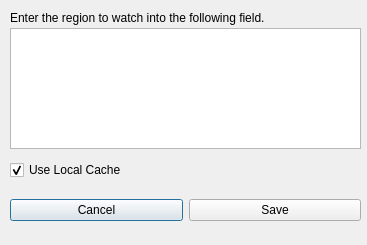
<?xml version="1.0" encoding="UTF-8"?>
<ui version="4.0">
 <class>Dialog</class>
 <widget class="QDialog" name="Dialog">
  <property name="geometry">
   <rect>
    <x>0</x>
    <y>0</y>
    <width>367</width>
    <height>245</height>
   </rect>
  </property>
  <property name="windowTitle">
   <string>Region</string>
  </property>
  <widget class="QPlainTextEdit" name="regionNameField">
   <property name="geometry">
    <rect>
     <x>10</x>
     <y>28</y>
     <width>351</width>
     <height>121</height>
    </rect>
   </property>
  </widget>
  <widget class="QWidget" name="layoutWidget">
   <property name="geometry">
    <rect>
     <x>10</x>
     <y>190</y>
     <width>351</width>
     <height>41</height>
    </rect>
   </property>
   <layout class="QHBoxLayout" name="horizontalLayout_2">
    <item>
     <widget class="QPushButton" name="cancelButton">
      <property name="text">
       <string>Cancel</string>
      </property>
     </widget>
    </item>
    <item>
     <widget class="QPushButton" name="saveButton">
      <property name="text">
       <string>Save</string>
      </property>
     </widget>
    </item>
   </layout>
  </widget>
  <widget class="QLabel" name="label">
   <property name="geometry">
    <rect>
     <x>10</x>
     <y>10</y>
     <width>351</width>
     <height>16</height>
    </rect>
   </property>
   <property name="text">
    <string>Enter the region to watch into the following field.</string>
   </property>
   <property name="textFormat">
    <enum>Qt::PlainText</enum>
   </property>
   <property name="wordWrap">
    <bool>true</bool>
   </property>
  </widget>
  <widget class="QCheckBox" name="cacheButton">
   <property name="geometry">
    <rect>
     <x>10</x>
     <y>160</y>
     <width>351</width>
     <height>20</height>
    </rect>
   </property>
   <property name="text">
    <string>Use Local Cache</string>
   </property>
   <property name="checked">
    <bool>true</bool>
   </property>
  </widget>
 </widget>
 <resources/>
 <connections/>
 <designerdata>
  <property name="gridDeltaX">
   <number>10</number>
  </property>
  <property name="gridDeltaY">
   <number>10</number>
  </property>
  <property name="gridSnapX">
   <bool>true</bool>
  </property>
  <property name="gridSnapY">
   <bool>true</bool>
  </property>
  <property name="gridVisible">
   <bool>true</bool>
  </property>
 </designerdata>
</ui>
